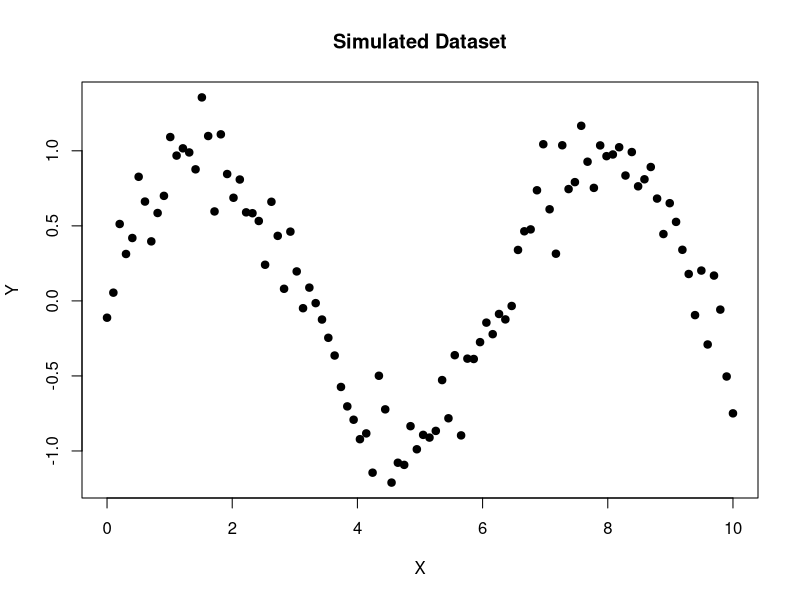
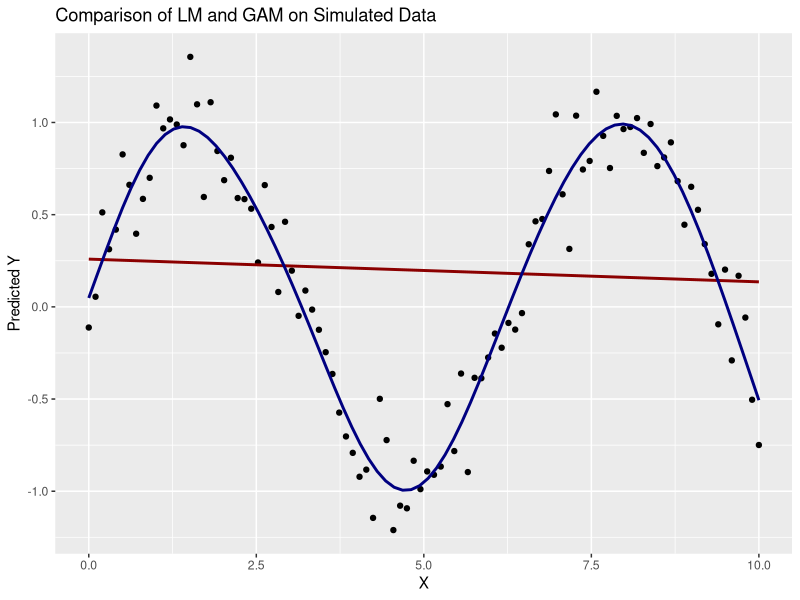
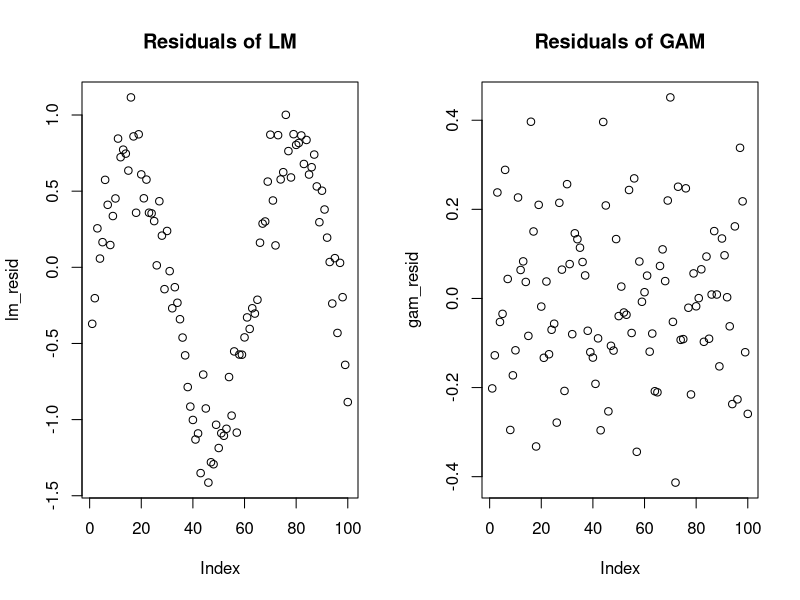
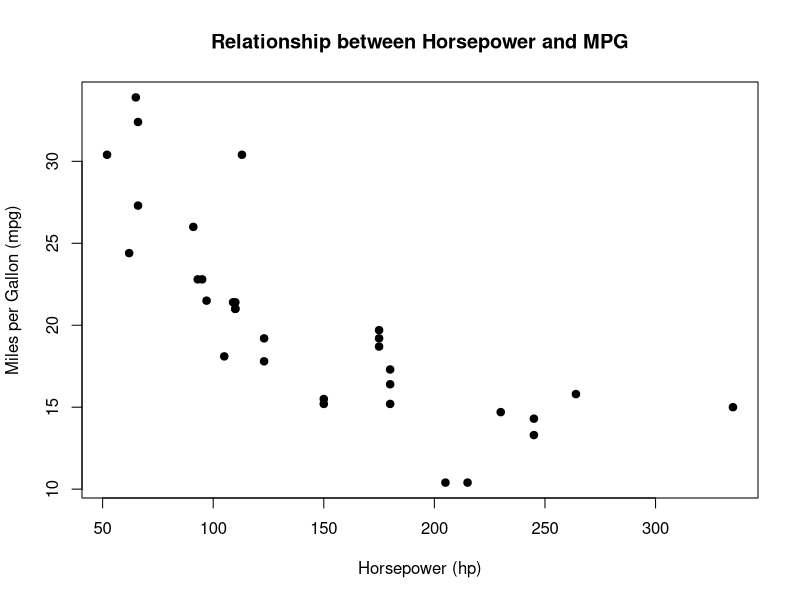
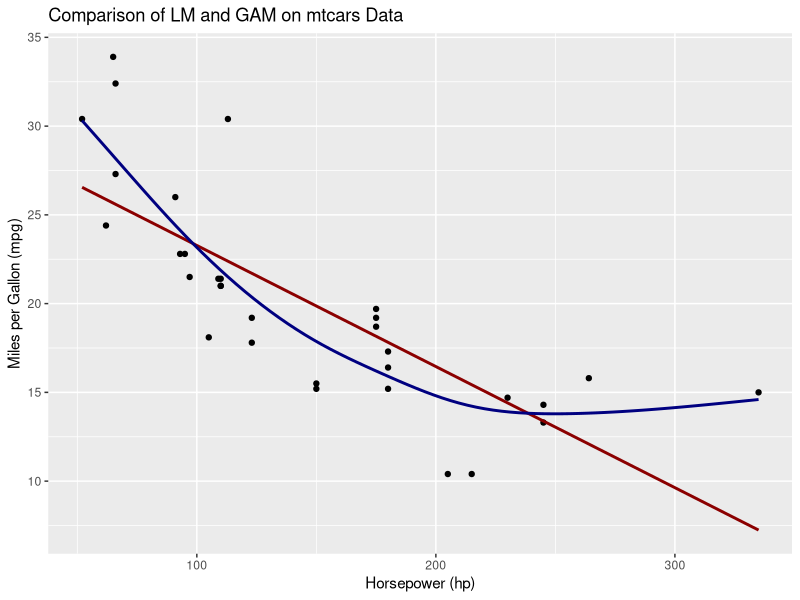
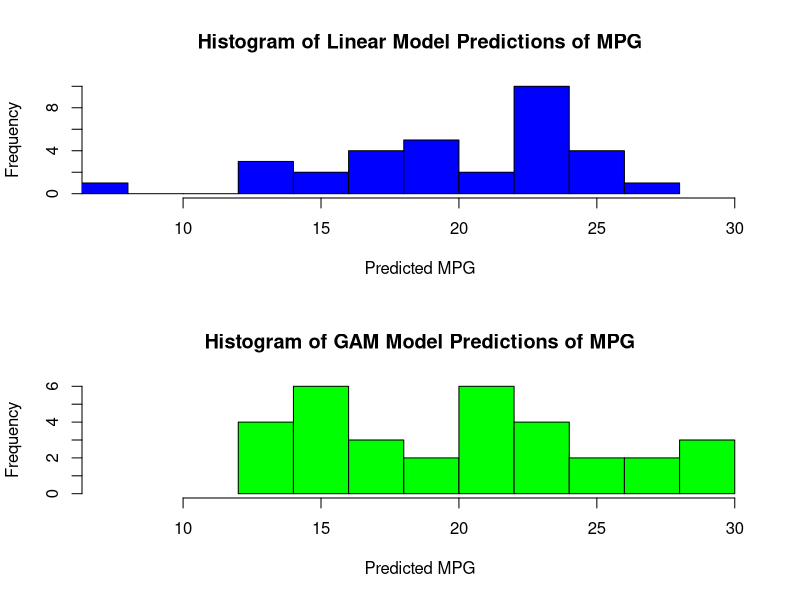
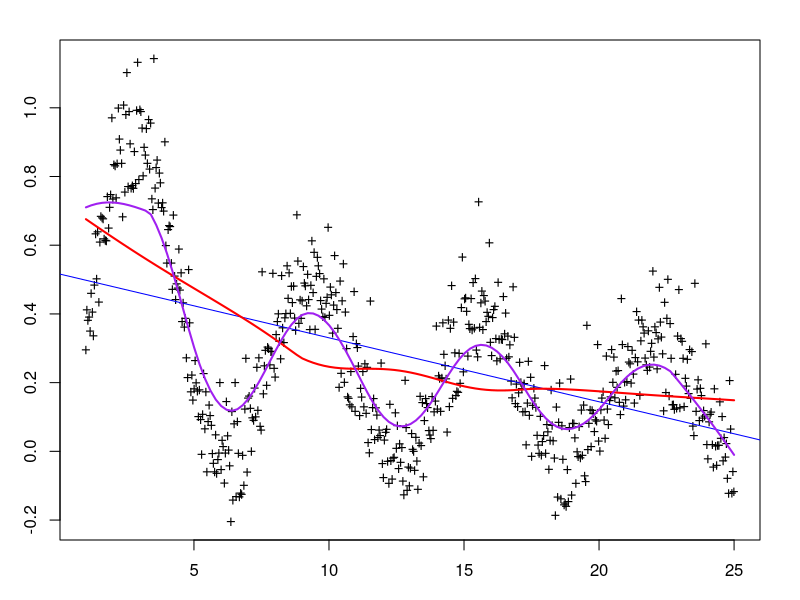
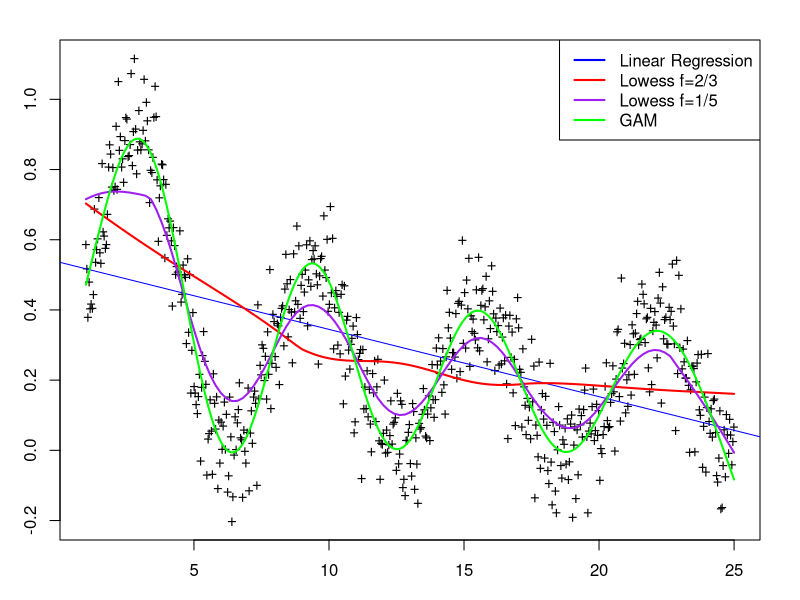

These figures' R source, in order:
library(mgcv)
library(ggplot2)


# always use ?function() e.g. ?gam()
?gam()
# silde 7---------------
# Simulating a non-linear dataset
set.seed(123) # Setting a seed for reproducibility
x <- seq(0, 10, length.out = 100)
y <- sin(x) + rnorm(100, sd = 0.2) # Adding some noise

# Creating a data frame
data <- data.frame(x, y)

# Visualizing the dataset
plot(data$x, data$y, main = "Simulated Dataset", xlab = "X", ylab = "Y", pch = 19)

# slide 8----------------------------------
# Fit a linear model
lm_model_simulated <- lm(y ~ x, data = data)

# Fit a GAM model
gam_model_simulated <- gam(y ~ s(x), data = data)

# Create a plot with both fits
ggplot(data, aes(x = x, y = y)) +
  geom_point() +
  geom_smooth(method = "lm", colour = "darkred", se = FALSE) +
  geom_smooth(method = "gam", formula = y ~ s(x), colour = "navyblue", se = FALSE) +
  labs(title = "Comparison of LM and GAM on Simulated Data",
       x = "X",
       y = "Predicted Y")




# model comparsion slide 9-11--------------


summary(lm_model_simulated)
summary(gam_model_simulated)

# Calculate residuals for LM
lm_resid <- residuals(lm_model_simulated)

# Calculate residuals for GAM
gam_resid <- residuals(gam_model_simulated)

# Plot residuals
par(mfrow = c(1, 2))
plot(lm_resid, main = "Residuals of LM")
plot(gam_resid, main = "Residuals of GAM")

# AIC for LM
AIC(lm_model_simulated)

# AIC for GAM
AIC(gam_model_simulated)


# Print model summary for LM
summary(lm_model_simulated)

# Print model summary for GAM 
summary(gam_model_simulated)

# Calculate RMSE for both models
lm_rmse <- sqrt(mean(resid(lm_model_simulated)^2)) 
gam_rmse <- sqrt(mean(resid(gam_model_simulated)^2))

# Print RMSE
cat("LM RMSE:", lm_rmse, "\n")
cat("GAM RMSE:", gam_rmse, "\n")

# Calculate R-squared for both models
lm_rsq <- summary(lm_model_simulated)$r.squared
gam_rsq <- summary(gam_model_simulated)$r.sq

# Print R-squared
cat("LM R-squared:", lm_rsq, "\n") 
cat("GAM R-squared:", gam_rsq, "\n")

# Perform anova to compare models 
anova(lm_model_simulated, gam_model_simulated, test="F")


dev.off()
# slide 13-15 [mtcars]------
# Loading the mtcars dataset
data(mtcars)

# View the first few rows of the dataset
head(mtcars)

# Selecting variables of interest, for example, mpg (Miles/(US) gallon) and hp (Gross horsepower)
# Exploring the relationship between 'mpg' and 'hp'
plot(mtcars$hp, mtcars$mpg, main = "Relationship between Horsepower and MPG", xlab = "Horsepower (hp)", ylab = "Miles per Gallon (mpg)", pch = 19)



# Fit a linear model
lm_model_mtcars <- lm(mpg ~ hp, data = mtcars)

# Fit a GAM model
gam_model_mtcars <- gam(mpg ~ s(hp), data = mtcars)

# Create a plot with both fits
ggplot(mtcars, aes(x = hp, y = mpg)) +
  geom_point() +
  geom_smooth(method = "lm", colour = "darkred", se = FALSE) +
  geom_smooth(method = "gam", formula = y ~ s(x), colour = "navyblue", se = FALSE) +
  labs(title = "Comparison of LM and GAM on mtcars Data",
       x = "Horsepower (hp)",
       y = "Miles per Gallon (mpg)")


# Make predictions using the GAM model
gam_predictions <- predict(gam_model_mtcars)
lm_predictions <- predict(lm_model_mtcars)
gam_predictions
gam_predictions
# Set up the graphical space as a 2x1 grid
par(mfrow = c(2, 1))

# Create histograms of the predictions
# Histogram of linear model predictions
hist(lm_predictions, breaks=10, main="Histogram of Linear Model Predictions of MPG", xlab="Predicted MPG", col="blue", xlim=range(c(lm_predictions, gam_predictions)))

# Histogram of GAM model predictions
hist(gam_predictions, breaks=10, main="Histogram of GAM Model Predictions of MPG", xlab="Predicted MPG", col="green", xlim=range(c(lm_predictions, gam_predictions)))

# Reset the graphical parameters
par(mfrow = c(1, 1))

# jeff's codes, slide 21---------------------------------
x <- seq(1,25,length=600)
y <- (2/(pi*x))^(0.5)*(1-cos(x)) + rnorm(100,0,1/10)
par(mar=c(3,3,2,2), bg="white")
plot(x,y,pch="+")
ols.object <- lm(y~x)
abline(ols.object,col="blue")
lo.object <- lowess(y~x,f=2/3)
lines(lo.object$x,lo.object$y,lwd=2,col="red")
lo.object <- lowess(y~x,f=1/5)
lines(lo.object$x,lo.object$y,lwd=2,col="purple")

##
x <- seq(1, 25, length = 600)
y <- (2 / (pi * x))^(0.5) * (1 - cos(x)) + rnorm(600, 0, 1/10)

# Linear Model Summary
summary(lm(y ~ x))$coef

# Setting plot parameters
par(mar = c(3, 3, 2, 2), bg = "white")
plot(x, y, pch = "+")

# Linear Regression
ols.object <- lm(y ~ x)
abline(ols.object, col = "blue")

# Lowess Smoothing with f=2/3
lo.object <- lowess(y ~ x, f = 2/3)
lines(lo.object$x, lo.object$y, lwd = 2, col = "red")

# Lowess Smoothing with f=1/5
lo.object <- lowess(y ~ x, f = 1/5)
lines(lo.object$x, lo.object$y, lwd = 2, col = "purple")
####

# Creating a data frame for GAM
df <- data.frame(x = x, y = y)

# Fit a GAM model
gam_model <- gam(y ~ s(x), data = df)

# Add the GAM smooth to the plot
lines(df$x, predict(gam_model, df), col = "green", lwd = 2)

# Add Legend
legend("topright", 
       legend = c("Linear Regression", "Lowess f=2/3", "Lowess f=1/5", "GAM"), 
       col = c("blue", "red", "purple", "green"), 
       lwd = 2)



# End of the codes--------------



